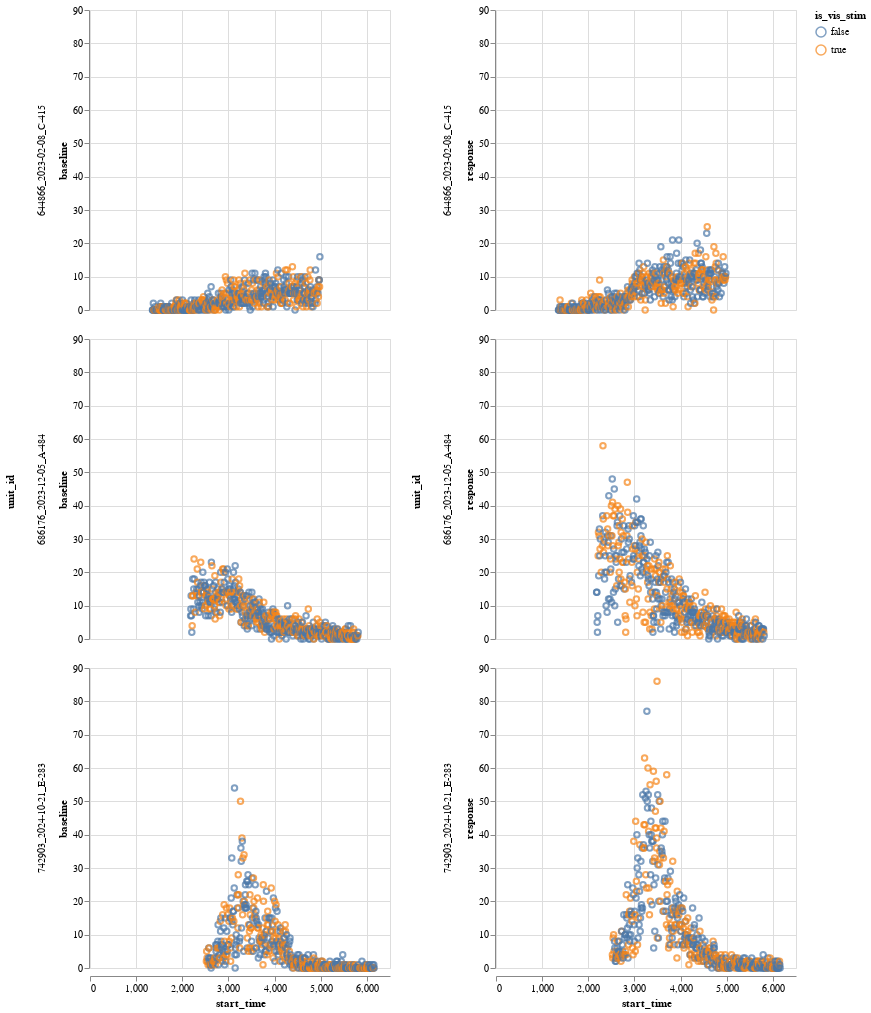

This figure's notebook cell:
### Code cell
df = (
    pl.scan_parquet("//allen/programs/mindscope/workgroups/dynamicrouting/ben/lda.parquet")
    .filter(
        pl.col('lda').is_not_nan(),
        # pl.col('lda').is_between(-0.451, -0.449),
        pl.col('aud_response_r2').ge(0.6),
    )
    .sort('aud_response_r2', descending=False)
    .slice(0, 3)
    .join(
        (
            pl.scan_parquet("//allen/programs/mindscope/workgroups/dynamicrouting/ben/spike_counts.parquet")
        ),
        on='unit_id',
        how='inner',
    )
    .with_columns(
        session_id=pl.col('unit_id').str.split('_').list.slice(0, 2).list.join('_'),
    )
    .join(
        pl.scan_parquet(CACHED_DF_PATH.format(CACHE_VERSION, 'trials')).select('session_id', 'start_time', 'trial_index', 'is_vis_stim'),
        on=['session_id', 'trial_index'],
        how='inner',
    )
).collect()
display(df)

base = (
    alt.Chart(df)
    .mark_point()
    .encode(
        x='start_time',
        color='is_vis_stim',
        row='unit_id',
    )
)
alt.hconcat(
    base.encode(
        y='baseline',
    ),
    base.encode(
        y='response',
    )#.properties(title=f'r^2 aud={df["aud_response_r2"][0]:.2f}, vis={df["vis_response_r2"][0]:.2f} | lda={df["lda"][0]:.2f}'),
).resolve_scale(
    y='shared',
    x='shared',
)

### Figure 1 — Vega-Lite specification as saved in the notebook (floating-point values rounded to 4 significant figures; data arrays with more than 128 entries replaced by an {"elided": "..."} marker saying what was removed)
{"config": {"view": {"continuousWidth": 300, "continuousHeight": 300}}, "hconcat": [{"mark": {"type": "point"}, "encoding": {"color": {"field": "is_vis_stim", "type": "nominal"}, "row": {"field": "unit_id", "type": "nominal"}, "x": {"field": "start_time", "type": "quantitative"}, "y": {"field": "baseline", "type": "quantitative"}}}, {"mark": {"type": "point"}, "encoding": {"color": {"field": "is_vis_stim", "type": "nominal"}, "row": {"field": "unit_id", "type": "nominal"}, "x": {"field": "start_time", "type": "quantitative"}, "y": {"field": "response", "type": "quantitative"}}}], "data": {"name": "data-3ce530c825b97ba046ceee4b718b130a"}, "resolve": {"scale": {"x": "shared", "y": "shared"}}, "$schema": "https://vega.github.io/schema/vega-lite/v5.20.1.json", "datasets": {"data-3ce530c825b97ba046ceee4b718b130a": {"elided": "1569 records"}}}
